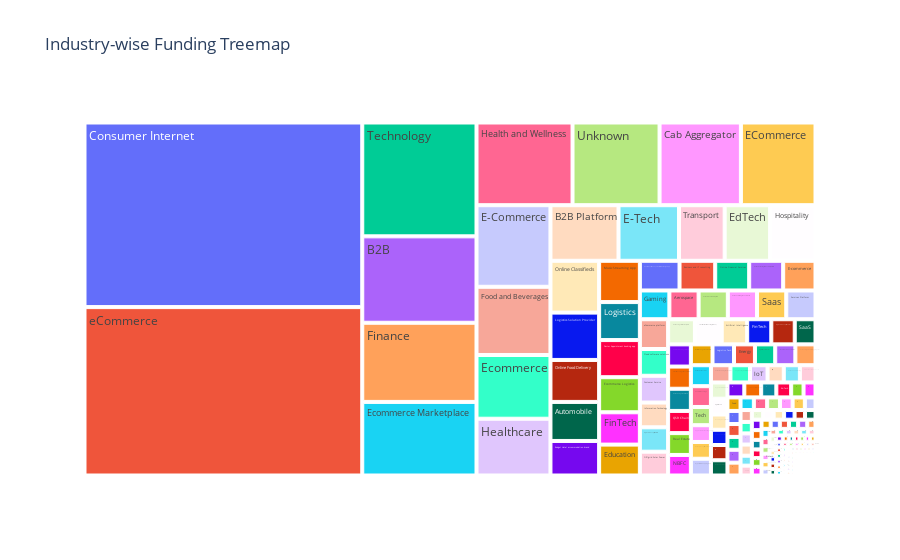

The code cell stored with this chart in its notebook:
### Code cell
industry_funding = (
    df.groupby('industry_vertical')['amount_in_usd']
    .sum()
    .reset_index()
)

fig = px.treemap(
    industry_funding,
    path=['industry_vertical'],
    values='amount_in_usd',
    title='Industry-wise Funding Treemap'
)

fig.show()

### Figure 1 — Plotly figure (JSON) as saved in the notebook; plotly's stock layout.template omitted (floating-point values rounded to 4 significant figures; data arrays with more than 128 entries replaced by an {"elided": "..."} marker saying what was removed)
{"data": [{"branchvalues": "total", "domain": {"x": [0, 1], "y": [0, 1]}, "hovertemplate": "labels=%{label}<br>amount_in_usd=%{value}<br>parent=%{parent}<br>id=%{id}<extra></extra>", "ids": {"elided": "386 str values"}, "labels": {"elided": "386 str values"}, "name": "", "parents": {"elided": "386 str values"}, "type": "treemap", "values": {"elided": "386 float values"}}], "layout": {"legend": {"tracegroupgap": 0}, "title": {"text": "Industry-wise Funding Treemap"}}}
